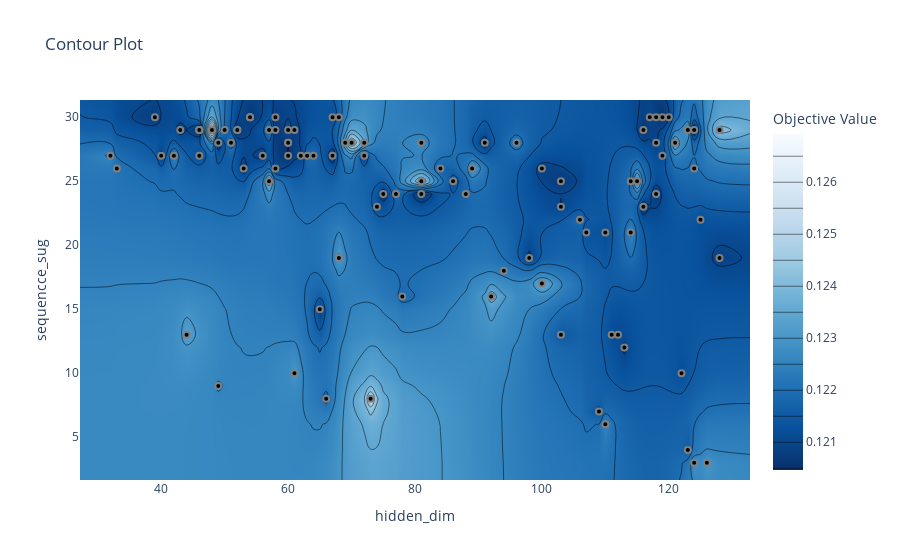

Source (notebook cell):
### Code cell
# Plotting a Contour Plot in Optuna
contour_plot = vis.plot_contour(study, params=["hidden_dim", "sequencce_sug"])
contour_plot.show()

### Figure 1 — Plotly figure (JSON) as saved in the notebook; plotly's stock layout.template omitted (floating-point values rounded to 4 significant figures; data arrays with more than 128 entries replaced by an {"elided": "..."} marker saying what was removed)
{"data": [{"colorbar": {"title": {"text": "Objective Value"}}, "colorscale": [[0, "rgb(247,251,255)"], [0.125, "rgb(222,235,247)"], [0.25, "rgb(198,219,239)"], [0.375, "rgb(158,202,225)"], [0.5, "rgb(107,174,214)"], [0.625, "rgb(66,146,198)"], [0.75, "rgb(33,113,181)"], [0.875, "rgb(8,81,156)"], [1, "rgb(8,48,107)"]], "connectgaps": true, "contours": {"coloring": "heatmap"}, "hoverinfo": "none", "line": {"smoothing": 1.3}, "reversescale": true, "type": "contour", "x": [27.2, 32, 33, 39, 40, 42, 43, 44, 46, 48, 49, 50, 51, 52, 53, 54, 56, 57, 58, 60, 61, 62, 63, 64, 65, 66, 67, 68, 69, 70, 72, 73, 74, 75, 77, 78, 81, 84, 86, 88, 89, 91, 92, 94, 96, 98, 100, 103, 106, 107, 109, 110, 111, 112, 113, 114, 115, 116, 117, 118, 119, 120, 121, 122, 123, 124, 125, 126, 128, 132.8], "y": [1.65, 3, 4, 6, 7, 8, 9, 10, 12, 13, 15, 16, 17, 18, 19, 21, 22, 23, 24, 25, 26, 27, 28, 29, 30, 31.35], "z": {"elided": "26x70 float values"}}, {"marker": {"color": "black", "line": {"color": "Grey", "width": 2}}, "mode": "markers", "showlegend": false, "type": "scatter", "x": [68, 100, 73, 81, 61, 96, 89, 66, 32, 92, 123, 126, 124, 49, 110, 44, 113, 112, 110, 111, 103, 114, 116, 118, 118, 120, 103, 103, 88, 106, 128, 119, 118, 98, 81, 78, 81, 57, 74, 119, 94, 86, 107, 100, 116, 124, 128, 123, 67, 63, 68, 52, 52, 40, 70, 33, 58, 58, 64, 72, 124, 50, 54, 43, 60, 62, 60, 77, 67, 114, 84, 57, 49, 46, 54, 65, 121, 60, 72, 58, 125, 60, 91, 54, 56, 115, 109, 46, 75, 122, 39, 46, 51, 46, 61, 117, 69, 48, 53, 42], "y": [19, 17, 8, 25, 10, 28, 26, 8, 27, 16, 4, 3, 3, 9, 6, 13, 12, 13, 21, 13, 13, 21, 23, 24, 30, 30, 25, 23, 24, 22, 19, 30, 28, 19, 24, 16, 28, 25, 23, 27, 18, 25, 21, 26, 29, 29, 29, 29, 27, 27, 30, 29, 29, 27, 28, 26, 29, 30, 27, 28, 26, 29, 30, 29, 28, 27, 28, 24, 30, 25, 26, 29, 28, 29, 30, 15, 28, 27, 27, 26, 22, 29, 28, 30, 27, 25, 7, 29, 24, 10, 30, 29, 28, 27, 29, 30, 28, 29, 26, 27]}], "layout": {"title": {"text": "Contour Plot"}, "xaxis": {"range": [27.2, 132.8], "title": {"text": "hidden_dim"}}, "yaxis": {"range": [1.65, 31.35], "title": {"text": "sequencce_sug"}}}}
